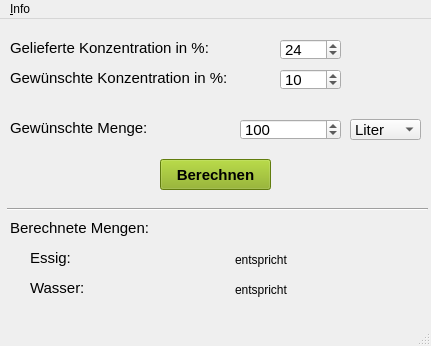
<?xml version="1.0" encoding="UTF-8"?>
<ui version="4.0">
 <class>MainWindow</class>
 <widget class="QMainWindow" name="MainWindow">
  <property name="geometry">
   <rect>
    <x>0</x>
    <y>0</y>
    <width>431</width>
    <height>346</height>
   </rect>
  </property>
  <property name="minimumSize">
   <size>
    <width>431</width>
    <height>346</height>
   </size>
  </property>
  <property name="maximumSize">
   <size>
    <width>431</width>
    <height>346</height>
   </size>
  </property>
  <property name="windowTitle">
   <string>Essig-Rechner</string>
  </property>
  <property name="windowIcon">
   <iconset>
    <normaloff>../../../../../home/max.knobbe/Essig/icon.png</normaloff>../../../../../home/max.knobbe/Essig/icon.png</iconset>
  </property>
  <widget class="QWidget" name="centralWidget">
   <widget class="QSpinBox" name="konzin">
    <property name="geometry">
     <rect>
      <x>280</x>
      <y>20</y>
      <width>61</width>
      <height>21</height>
     </rect>
    </property>
    <property name="font">
     <font>
      <pointsize>11</pointsize>
     </font>
    </property>
    <property name="alignment">
     <set>Qt::AlignLeading|Qt::AlignLeft|Qt::AlignVCenter</set>
    </property>
    <property name="maximum">
     <number>100</number>
    </property>
    <property name="value">
     <number>24</number>
    </property>
   </widget>
   <widget class="QLabel" name="konzout_label">
    <property name="geometry">
     <rect>
      <x>10</x>
      <y>50</y>
      <width>241</width>
      <height>16</height>
     </rect>
    </property>
    <property name="font">
     <font>
      <pointsize>11</pointsize>
     </font>
    </property>
    <property name="text">
     <string>Gewünschte Konzentration in %:</string>
    </property>
    <property name="alignment">
     <set>Qt::AlignLeading|Qt::AlignLeft|Qt::AlignTop</set>
    </property>
   </widget>
   <widget class="QComboBox" name="unit">
    <property name="geometry">
     <rect>
      <x>350</x>
      <y>100</y>
      <width>71</width>
      <height>21</height>
     </rect>
    </property>
    <property name="font">
     <font>
      <pointsize>11</pointsize>
     </font>
    </property>
    <property name="modelColumn">
     <number>0</number>
    </property>
    <item>
     <property name="text">
      <string>Liter</string>
     </property>
    </item>
    <item>
     <property name="text">
      <string>kg</string>
     </property>
    </item>
   </widget>
   <widget class="QLabel" name="mengeout_label">
    <property name="geometry">
     <rect>
      <x>10</x>
      <y>100</y>
      <width>181</width>
      <height>21</height>
     </rect>
    </property>
    <property name="font">
     <font>
      <pointsize>11</pointsize>
     </font>
    </property>
    <property name="text">
     <string>Gewünschte Menge:</string>
    </property>
    <property name="alignment">
     <set>Qt::AlignLeading|Qt::AlignLeft|Qt::AlignTop</set>
    </property>
   </widget>
   <widget class="QLabel" name="konzin_label">
    <property name="geometry">
     <rect>
      <x>10</x>
      <y>20</y>
      <width>221</width>
      <height>16</height>
     </rect>
    </property>
    <property name="font">
     <font>
      <pointsize>11</pointsize>
     </font>
    </property>
    <property name="text">
     <string>Gelieferte Konzentration in %:</string>
    </property>
    <property name="alignment">
     <set>Qt::AlignLeading|Qt::AlignLeft|Qt::AlignTop</set>
    </property>
   </widget>
   <widget class="QPushButton" name="go">
    <property name="geometry">
     <rect>
      <x>160</x>
      <y>140</y>
      <width>111</width>
      <height>31</height>
     </rect>
    </property>
    <property name="font">
     <font>
      <pointsize>11</pointsize>
      <weight>75</weight>
      <italic>false</italic>
      <bold>true</bold>
      <strikeout>false</strikeout>
      <kerning>true</kerning>
     </font>
    </property>
    <property name="styleSheet">
     <string notr="true">background-color: rgb(136, 173, 20)</string>
    </property>
    <property name="text">
     <string>Berechnen</string>
    </property>
    <property name="autoDefault">
     <bool>false</bool>
    </property>
    <property name="default">
     <bool>false</bool>
    </property>
   </widget>
   <widget class="QLabel" name="out_label">
    <property name="geometry">
     <rect>
      <x>10</x>
      <y>200</y>
      <width>181</width>
      <height>21</height>
     </rect>
    </property>
    <property name="font">
     <font>
      <pointsize>11</pointsize>
     </font>
    </property>
    <property name="text">
     <string>Berechnete Mengen:</string>
    </property>
    <property name="alignment">
     <set>Qt::AlignLeading|Qt::AlignLeft|Qt::AlignTop</set>
    </property>
   </widget>
   <widget class="QLabel" name="essigout_label">
    <property name="geometry">
     <rect>
      <x>30</x>
      <y>230</y>
      <width>71</width>
      <height>21</height>
     </rect>
    </property>
    <property name="font">
     <font>
      <pointsize>11</pointsize>
     </font>
    </property>
    <property name="text">
     <string>Essig:</string>
    </property>
    <property name="alignment">
     <set>Qt::AlignLeading|Qt::AlignLeft|Qt::AlignTop</set>
    </property>
   </widget>
   <widget class="QLabel" name="wasserout_label_2">
    <property name="geometry">
     <rect>
      <x>30</x>
      <y>260</y>
      <width>71</width>
      <height>21</height>
     </rect>
    </property>
    <property name="font">
     <font>
      <pointsize>11</pointsize>
     </font>
    </property>
    <property name="text">
     <string>Wasser:</string>
    </property>
    <property name="alignment">
     <set>Qt::AlignLeading|Qt::AlignLeft|Qt::AlignTop</set>
    </property>
   </widget>
   <widget class="QLabel" name="essigout_liter">
    <property name="geometry">
     <rect>
      <x>110</x>
      <y>230</y>
      <width>121</width>
      <height>21</height>
     </rect>
    </property>
    <property name="font">
     <font>
      <pointsize>12</pointsize>
      <weight>75</weight>
      <bold>true</bold>
     </font>
    </property>
    <property name="text">
     <string/>
    </property>
    <property name="alignment">
     <set>Qt::AlignLeading|Qt::AlignLeft|Qt::AlignTop</set>
    </property>
   </widget>
   <widget class="QLabel" name="wasserout_liter">
    <property name="geometry">
     <rect>
      <x>110</x>
      <y>260</y>
      <width>121</width>
      <height>21</height>
     </rect>
    </property>
    <property name="font">
     <font>
      <pointsize>12</pointsize>
      <weight>75</weight>
      <bold>true</bold>
     </font>
    </property>
    <property name="text">
     <string/>
    </property>
    <property name="alignment">
     <set>Qt::AlignLeading|Qt::AlignLeft|Qt::AlignTop</set>
    </property>
   </widget>
   <widget class="QLabel" name="essigout_label_ent">
    <property name="geometry">
     <rect>
      <x>235</x>
      <y>230</y>
      <width>71</width>
      <height>21</height>
     </rect>
    </property>
    <property name="font">
     <font>
      <pointsize>9</pointsize>
     </font>
    </property>
    <property name="text">
     <string>entspricht</string>
    </property>
    <property name="alignment">
     <set>Qt::AlignLeading|Qt::AlignLeft|Qt::AlignVCenter</set>
    </property>
   </widget>
   <widget class="QLabel" name="essigout_label_ent_2">
    <property name="geometry">
     <rect>
      <x>235</x>
      <y>260</y>
      <width>71</width>
      <height>21</height>
     </rect>
    </property>
    <property name="font">
     <font>
      <pointsize>9</pointsize>
     </font>
    </property>
    <property name="text">
     <string>entspricht</string>
    </property>
    <property name="alignment">
     <set>Qt::AlignLeading|Qt::AlignLeft|Qt::AlignVCenter</set>
    </property>
   </widget>
   <widget class="QLabel" name="essigout_kg">
    <property name="geometry">
     <rect>
      <x>310</x>
      <y>230</y>
      <width>101</width>
      <height>21</height>
     </rect>
    </property>
    <property name="font">
     <font>
      <pointsize>12</pointsize>
      <weight>75</weight>
      <bold>true</bold>
     </font>
    </property>
    <property name="text">
     <string/>
    </property>
    <property name="alignment">
     <set>Qt::AlignLeading|Qt::AlignLeft|Qt::AlignTop</set>
    </property>
   </widget>
   <widget class="QLabel" name="wasserout_kg">
    <property name="geometry">
     <rect>
      <x>310</x>
      <y>260</y>
      <width>101</width>
      <height>21</height>
     </rect>
    </property>
    <property name="font">
     <font>
      <pointsize>12</pointsize>
      <weight>75</weight>
      <bold>true</bold>
     </font>
    </property>
    <property name="text">
     <string/>
    </property>
    <property name="alignment">
     <set>Qt::AlignLeading|Qt::AlignLeft|Qt::AlignTop</set>
    </property>
   </widget>
   <widget class="QLabel" name="error_label">
    <property name="enabled">
     <bool>false</bool>
    </property>
    <property name="geometry">
     <rect>
      <x>10</x>
      <y>60</y>
      <width>391</width>
      <height>51</height>
     </rect>
    </property>
    <property name="font">
     <font>
      <pointsize>8</pointsize>
     </font>
    </property>
    <property name="styleSheet">
     <string notr="true">color: rgb(239, 41, 41);</string>
    </property>
    <property name="inputMethodHints">
     <set>Qt::ImhNone</set>
    </property>
    <property name="text">
     <string/>
    </property>
    <property name="alignment">
     <set>Qt::AlignLeading|Qt::AlignLeft|Qt::AlignVCenter</set>
    </property>
    <property name="wordWrap">
     <bool>true</bool>
    </property>
   </widget>
   <widget class="QSpinBox" name="mengeout">
    <property name="geometry">
     <rect>
      <x>240</x>
      <y>100</y>
      <width>101</width>
      <height>21</height>
     </rect>
    </property>
    <property name="font">
     <font>
      <pointsize>11</pointsize>
     </font>
    </property>
    <property name="alignment">
     <set>Qt::AlignLeading|Qt::AlignLeft|Qt::AlignVCenter</set>
    </property>
    <property name="maximum">
     <number>1000000</number>
    </property>
    <property name="value">
     <number>100</number>
    </property>
   </widget>
   <widget class="QSpinBox" name="konzout">
    <property name="geometry">
     <rect>
      <x>280</x>
      <y>50</y>
      <width>61</width>
      <height>21</height>
     </rect>
    </property>
    <property name="font">
     <font>
      <pointsize>11</pointsize>
     </font>
    </property>
    <property name="alignment">
     <set>Qt::AlignLeading|Qt::AlignLeft|Qt::AlignVCenter</set>
    </property>
    <property name="maximum">
     <number>100</number>
    </property>
    <property name="value">
     <number>10</number>
    </property>
   </widget>
   <widget class="Line" name="line">
    <property name="geometry">
     <rect>
      <x>7</x>
      <y>180</y>
      <width>421</width>
      <height>20</height>
     </rect>
    </property>
    <property name="orientation">
     <enum>Qt::Horizontal</enum>
    </property>
   </widget>
  </widget>
  <widget class="QMenuBar" name="menuBar">
   <property name="enabled">
    <bool>true</bool>
   </property>
   <property name="geometry">
    <rect>
     <x>0</x>
     <y>0</y>
     <width>431</width>
     <height>20</height>
    </rect>
   </property>
   <widget class="QMenu" name="menuInfo">
    <property name="title">
     <string>&amp;Info</string>
    </property>
    <addaction name="actionHelp"/>
    <addaction name="actionImpressum"/>
   </widget>
   <addaction name="menuInfo"/>
  </widget>
  <widget class="QStatusBar" name="statusBar">
   <property name="enabled">
    <bool>false</bool>
   </property>
  </widget>
  <action name="actionHelp">
   <property name="text">
    <string>&amp;Hilfe</string>
   </property>
  </action>
  <action name="actionImpressum">
   <property name="text">
    <string>&amp;Impressum</string>
   </property>
  </action>
 </widget>
 <layoutdefault spacing="6" margin="11"/>
 <tabstops>
  <tabstop>konzin</tabstop>
  <tabstop>unit</tabstop>
  <tabstop>go</tabstop>
 </tabstops>
 <resources/>
 <connections/>
</ui>
